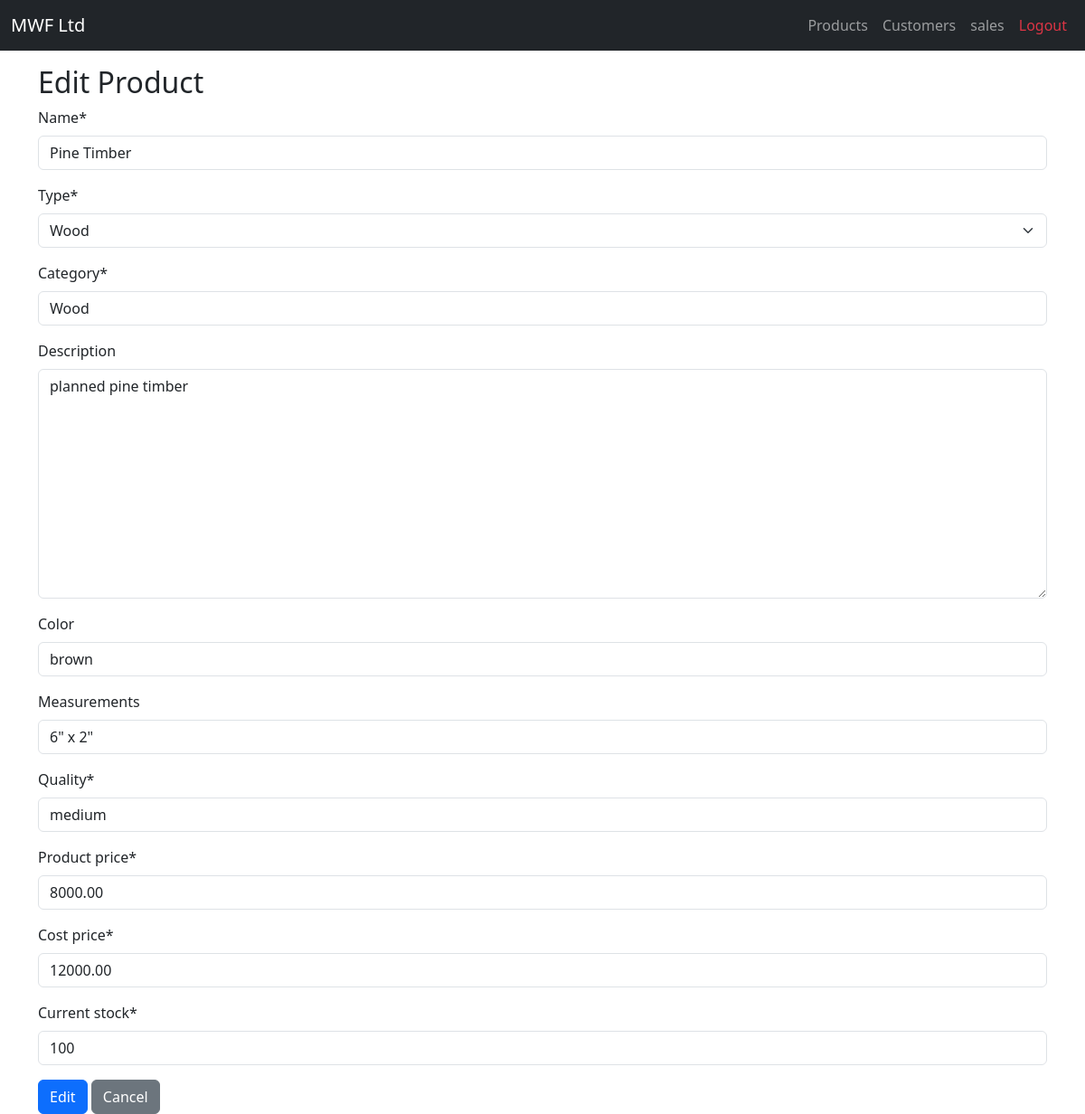
The app's page /products/edit/1/ with its own data.
### products/models.py (models this page shows, shortened)
class Product(models.Model):
    WOOD = 'wood'
    FURNITURE = 'furniture'
    PRODUCT_TYPE_CHOICES = [
        (WOOD, 'Wood'),
        (FURNITURE, 'Furniture'),
    ]
    name = models.CharField(max_length=100)
    type = models.CharField(max_length=20, choices=PRODUCT_TYPE_CHOICES)
    category = models.CharField(max_length=50)  # e.g., sofa, timber
    description = models.TextField(blank=True)
    color = models.CharField(max_length=30, blank=True, null=True)
    measurements = models.CharField(max_length=100, blank=True, null=True)
    quality = models.CharField(max_length=50)
    product_price = models.DecimalField(max_digits=10, decimal_places=2)
    cost_price = models.DecimalField(max_digits=10, decimal_places=2)
    current_stock = models.PositiveIntegerField(default=0)
    date_added = models.DateField(auto_now_add=True)

### products/views.py (the view)
# urls.py: path('edit/<int:pk>/', views.edit_product, name='edit_product'),
def edit_product(request, pk):
    product = get_object_or_404(Product, pk=pk)
    if request.method == 'POST':
        form = ProductForm(request.POST, instance=product)
        if form.is_valid():
            form.save()
            return redirect('product_list')
    else:
        form = ProductForm(instance=product)
    return render(request, 'product_form.html', {'form': form, 'action': 'Edit'})

### products/forms.py (shortened to what this page needs)
class ProductForm(forms.ModelForm):
    class Meta:
        model = Product
        fields = [
            'name', 'type', 'category', 'description', 'color', 'measurements',
            'quality', 'product_price', 'cost_price', 'current_stock'
        ]
        error_messages ={
            "name":{"required" :"please enter the name"},
            "type":{"required":"please enter the type"},
            "category":{"required":"category is required"},
            "description":{"required":"please enter description"},
            "quality":{"required":"please enter the quality"},
            "product_price":{"required":"please enter product_price"},
            "cost_price":{"required":"please enter the cost_price"},
            "curent_stock":{"required":"please enter the current_stock"}
        }

### products/templates/product_form.html (shortened to what this page needs)
{% extends 'base.html' %}
{% load crispy_forms_tags %}
{% block content %}
  <h2>{{ action }} Product</h2>
  <form method="post" novalidate>
    {{ form | crispy }}
    <button type="submit" class="btn btn-primary">{{ action }}</button>
    <a href="{% url 'product_list' %}" class="btn btn-secondary">Cancel</a>
  </form>
{% endblock %}

### records on screen
Product: name "Pine Timber", type "Wood", category "Wood", description "planned pine timber", color "brown", measurements "6\" x 2\"", quality "medium", product_price "8000.00", cost_price "12000.00", current_stock "100"

### other values on screen
{{ action }} "Edit"
